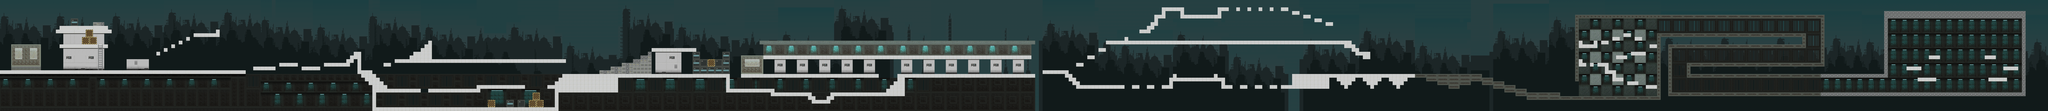

Tiled map render using the project's own tile images. Description and the map definition, with tile-layer contents summarised, below:
An orthogonal 550x30 tile map with 32x32 px tiles, 4 tile layers (Fondo, Edificios, Suelo, Objetos), 1 hidden layer not drawn and 198 objects (17x Spawn, 6x Punt, SpawnBoss).

<map version="1.0" orientation="orthogonal" renderorder="right-down" width="550" height="30" tilewidth="32" tileheight="32" nextobjectid="212">
 <tileset firstgid="1" name="Tiles" tilewidth="32" tileheight="32" tilecount="1219" columns="53">
  <image source="../img/tiles_2.png" trans="ffffff" width="1700" height="736" />
 </tileset>
 <layer name="Fondo" width="550" height="30">
  <data>[16500 cells, 14158 non-empty, 345 distinct tile ids]</data>
 </layer>
 <layer name="Edificios" width="550" height="30">
  <data>[16500 cells, 792 non-empty, 110 distinct tile ids]</data>
 </layer>
 <layer name="Suelo" width="550" height="30">
  <data>[16500 cells, 5616 non-empty, 182 distinct tile ids]</data>
 </layer>
 <layer name="Objetos" width="550" height="30">
  <data>[16500 cells, 133 non-empty, 19 distinct tile ids]</data>
 </layer>
 <imagelayer name="Fondo" x="13" y="-7" visible="0" offsetx="13" offsety="-7">
  <image source="../img/City.png" width="480" height="800" />
 </imagelayer>
 <objectgroup name="Colisiones">
  <object id="1" x="707" y="322" width="123" height="61" />
  <object id="2" x="738" y="258" width="60" height="65" />
  <object id="3" x="610" y="161" width="60" height="62" />
  <object id="4" x="-48" y="607" width="2159" height="34" />
  <object id="5" x="804" y="194" width="91" height="28" />
  <object id="7" x="99" y="386" width="251" height="8" />
  <object id="8" x="2177" y="575" width="190" height="32" />
  <object id="9" x="2402" y="544" width="156" height="30" />
  <object id="10" x="2593" y="576" width="157" height="30" />
  <object id="11" x="2784" y="544" width="222" height="32" />
  <object id="12" x="2977" y="511" width="62" height="32" />
  <object id="13" x="3009" y="480" width="31" height="29" />
  <object id="14" x="3041" y="447" width="30" height="63" />
  <object id="15" x="3073" y="447" width="29" height="191" />
  <object id="16" x="1089" y="512" width="190" height="94" />
  <object id="17" name="Punt" x="1825" y="257" width="30" height="30" />
  <object id="18" x="1345" y="448" width="29" height="31" />
  <object id="19" x="1409" y="416" width="29" height="31" />
  <object id="20" x="1472" y="384" width="32" height="30" />
  <object id="21" x="1537" y="352" width="31" height="30" />
  <object id="22" x="1601" y="321" width="30" height="30" />
  <object id="23" x="1665" y="287" width="222" height="32" />
  <object id="24" x="1857" y="257" width="30" height="30" />
  <object id="25" x="3103" y="609" width="95" height="29" />
  <object id="26" x="3201" y="641" width="29" height="29" />
  <object id="27" x="3232" y="672" width="31" height="30" />
  <object id="28" x="3264" y="705" width="30" height="30" />
  <object id="29" x="3296" y="736" width="31" height="30" />
  <object id="30" x="3231" y="768" width="383" height="32" />
  <object id="31" x="3680" y="767" width="447" height="32" />
  <object id="32" x="4097" y="735" width="415" height="31" />
  <object id="33" x="4705" y="736" width="62" height="31" />
  <object id="34" x="3201" y="768" width="29" height="159" />
  <object id="35" x="3202" y="927" width="701" height="32" />
  <object id="36" x="3904" y="927" width="894" height="32" />
  <object id="37" x="4768" y="768" width="30" height="158" />
  <object id="38" name="Punt" x="4288" y="896" width="30" height="30" />
  <object id="39" x="4193" y="862" width="63" height="64" />
  <object id="40" x="4353" y="864" width="61" height="64" />
  <object id="41" x="4449" y="864" width="63" height="64" />
  <object id="42" x="4545" y="865" width="126" height="60" />
  <object id="43" x="4577" y="799" width="63" height="65" />
  <object id="44" x="4769" y="703" width="30" height="32" />
  <object id="45" x="3297" y="543" width="62" height="32" />
  <object id="46" x="3393" y="512" width="126" height="31" />
  <object id="47" x="3520" y="480" width="30" height="30" />
  <object id="48" x="3552" y="448" width="63" height="31" />
  <object id="49" x="3616" y="418" width="31" height="30" />
  <object id="50" x="3649" y="383" width="29" height="31" />
  <object id="51" x="3679" y="350" width="31" height="162" />
  <object id="52" x="3679" y="511" width="1183" height="33" />
  <object id="53" name="Spawn" x="993" y="574" width="33" height="33" />
  <object id="54" name="Spawn" x="2912" y="510" width="33" height="33" />
  <object id="55" name="Spawn" x="3298" y="897" width="31" height="29" />
  <object id="56" name="Spawn" x="4609" y="480" width="32" height="31" />
  <object id="57" x="4800" y="672" width="31" height="30" />
  <object id="58" x="4833" y="640" width="1437" height="32" />
  <object id="59" x="5153" y="606" width="94" height="32" />
  <object id="60" x="5249" y="575" width="94" height="30" />
  <object id="61" x="5346" y="544" width="94" height="32" />
  <object id="62" x="5441" y="511" width="63" height="31" />
  <object id="63" x="5504" y="479" width="62" height="31" />
  <object id="64" x="5569" y="447" width="30" height="30" />
  <object id="65" x="5600" y="415" width="383" height="33" />
  <object id="66" x="5984" y="448" width="31" height="63" />
  <object id="69" x="6015" y="513" width="193" height="61" />
  <object id="70" x="6210" y="447" width="62" height="64" />
  <object id="71" x="6241" y="674" width="30" height="92" />
  <object id="73" x="6240" y="767" width="415" height="33" />
  <object id="74" x="6369" y="479" width="2494" height="32" />
  <object id="75" x="6369" y="512" width="34" height="127" />
  <object id="76" x="6528" y="351" width="2366" height="33" />
  <object id="77" x="6369" y="640" width="1183" height="32" />
  <object id="78" x="7423" y="512" width="98" height="128" />
  <object id="79" x="7712" y="640" width="1184" height="32" />
  <object id="80" x="6625" y="801" width="350" height="30" />
  <object id="81" x="6975" y="831" width="33" height="31" />
  <object id="82" x="7008" y="864" width="94" height="32" />
  <object id="83" x="7103" y="831" width="33" height="31" />
  <object id="84" x="7137" y="800" width="509" height="32" />
  <object id="85" x="7616" y="767" width="31" height="31" />
  <object id="86" x="7649" y="736" width="29" height="31" />
  <object id="87" x="7681" y="705" width="29" height="30" />
  <object id="88" x="7712" y="672" width="32" height="31" />
  <object id="89" name="Spawn" x="5889" y="382" width="30" height="32" />
  <object id="90" name="Spawn" x="7425" y="450" width="31" height="30" />
  <object id="91" name="Spawn" x="7393" y="765" width="33" height="34" />
  <object id="92" name="Punt" x="7042" y="832" width="30" height="31" />
  <object id="94" name="Spawn" x="8512" y="448" width="31" height="31" />
  <object id="95" name="Spawn" x="8512" y="606" width="32" height="32" />
  <object id="96" name="Spawn" x="4385" y="705" width="30" height="30" />
  <object id="97" x="8961" y="607" width="223" height="32" />
  <object id="98" x="9153" y="640" width="63" height="31" />
  <object id="100" x="9184" y="672" width="63" height="32" />
  <object id="101" x="9217" y="705" width="63" height="30" />
  <object id="102" x="9248" y="735" width="416" height="32" />
  <object id="103" x="9725" y="735" width="68" height="31" />
  <object id="104" x="9857" y="736" width="61" height="31" />
  <object id="105" x="9983" y="735" width="97" height="31" />
  <object id="107" x="10048" y="703" width="33" height="29" />
  <object id="108" x="10047" y="671" width="480" height="31" />
  <object id="109" x="10432" y="641" width="32" height="28" />
  <object id="110" x="10081" y="640" width="32" height="29" />
  <object id="111" x="10495" y="704" width="33" height="30" />
  <object id="113" x="10497" y="737" width="95" height="30" />
  <object id="116" x="10655" y="736" width="65" height="32" />
  <object id="117" x="10783" y="735" width="64" height="33" />
  <object id="119" x="10913" y="734" width="62" height="33" />
  </objectgroup>
</map>
<!-- 90 of 198 objects omitted -->
